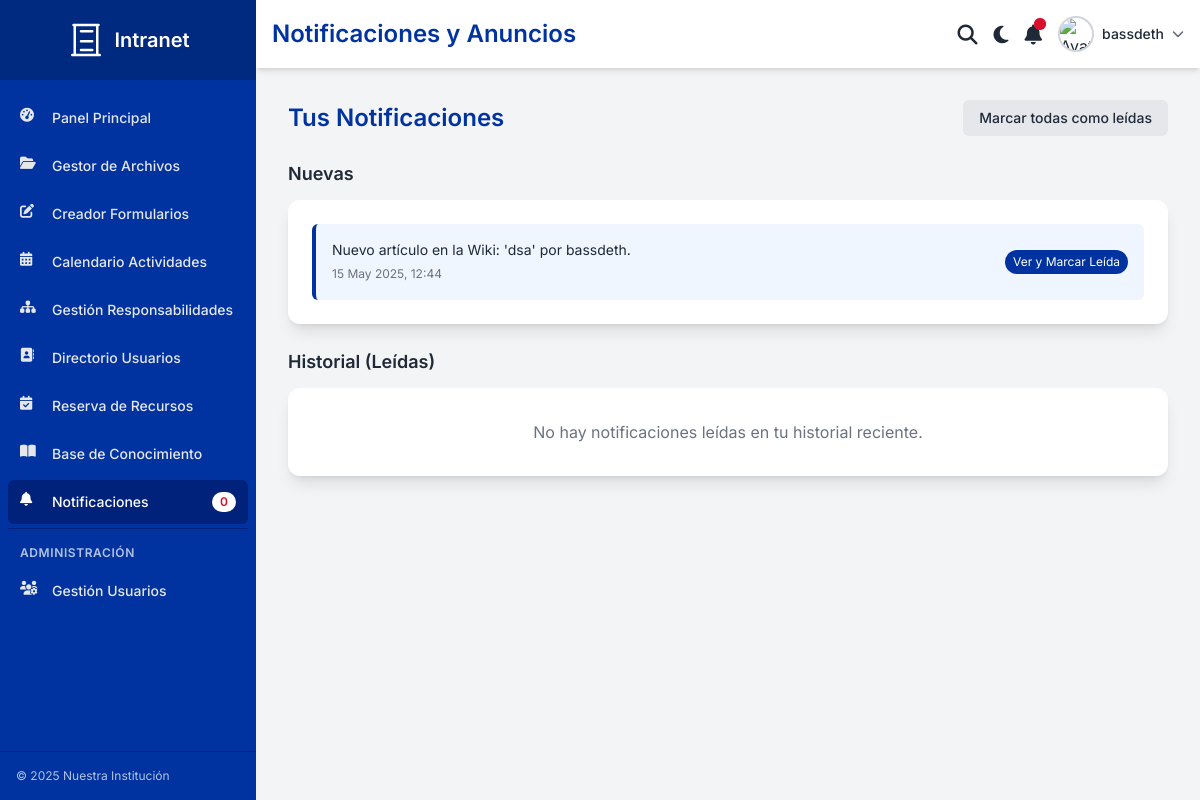
Page /notificaciones/ (signed in) on the committed database.
### intranet_core/models.py (models this page shows, shortened)
class Notificacion(models.Model):
    destinatario = models.ForeignKey(settings.AUTH_USER_MODEL, on_delete=models.CASCADE, related_name='notificaciones')
    mensaje = models.TextField()
    leida = models.BooleanField(default=False)
    fecha_creacion = models.DateTimeField(auto_now_add=True)
    url_destino = models.URLField(blank=True, null=True, help_text="URL opcional a la que se dirigirá al hacer clic.")
    class Meta:
        ordering = ['-fecha_creacion']
        verbose_name = "Notificación"
        verbose_name_plural = "Notificaciones"

### intranet_core/views.py (the view)
# urls.py: path('notificaciones/', views.notificaciones_page_view, name='notificaciones_page'),
@login_required
def notificaciones_page_view(request):
    notificaciones_no_leidas = Notificacion.objects.filter(destinatario=request.user, leida=False).order_by('-fecha_creacion')
    notificaciones_leidas = Notificacion.objects.filter(destinatario=request.user, leida=True).order_by('-fecha_creacion')[:20] # Limitar historial
    context = {
        'page_title_for_header': 'Notificaciones y Anuncios',
        'active_nav': 'notificaciones_page',
        'notificaciones_no_leidas': notificaciones_no_leidas,
        'notificaciones_leidas': notificaciones_leidas,
    }
    return render(request, 'intranet_core/notificaciones_page.html', context)

### templates/intranet_core/notificaciones_page.html (shortened to what this page needs)
{% extends "base.html" %}
{% load static %}
{% block page_title_header %}Notificaciones y Anuncios{% endblock %}
{% block content %}
<div class="flex justify-between items-center mb-6">
    <h2 class="text-xl md:text-2xl font-semibold text-main-primary dark:text-blue-400">Tus Notificaciones</h2>
    {% if notificaciones_no_leidas %}
    <form method="POST" action="{% url 'intranet_core:marcar_todas_notificaciones_leidas' %}">
        <button type="submit" class="bg-gray-200 dark:bg-gray-700 hover:bg-gray-300 dark:hover:bg-gray-600 text-default font-medium py-2 px-4 rounded-md text-sm">
            Marcar todas como leídas
        </button>
    </form>
    {% endif %}
</div>
<div class="space-y-6">
    {% if notificaciones_no_leidas %}
    <section>
        <h3 class="text-lg font-semibold text-default dark:text-gray-100 mb-3">Nuevas</h3>
        <div class="bg-card dark:bg-gray-800 p-4 md:p-6 rounded-xl shadow-lg space-y-3">
            {% for notificacion in notificaciones_no_leidas %}
            <div class="p-4 rounded-md bg-blue-50 dark:bg-blue-900/50 border-l-4 border-main-primary dark:border-blue-500 flex justify-between items-center">
                <div>
                    <p class="text-sm text-gray-800 dark:text-gray-200">{{ notificacion.mensaje }}</p>
                    <span class="text-xs text-gray-500 dark:text-gray-400">{{ notificacion.fecha_creacion|date:"d M Y, H:i" }}</span>
                </div>
                <a href="{% url 'intranet_core:marcar_notificacion_leida' notificacion.id %}" class="text-xs bg-main-primary text-white hover:bg-main-primary-dark py-1 px-2 rounded-full whitespace-nowrap">
                    {% if notificacion.url_destino %}Ver y Marcar Leída{% else %}Marcar Leída{% endif %}
                </a>
            </div>
            {% endfor %}
        </div>
    </section>
    {% endif %}
    <section>
        <h3 class="text-lg font-semibold text-default dark:text-gray-100 mb-3">Historial (Leídas)</h3>
        {% if notificaciones_leidas %}
        <div class="bg-card dark:bg-gray-800 p-4 md:p-6 rounded-xl shadow-lg space-y-3">
            {% for notificacion in notificaciones_leidas %}
            <div class="p-4 rounded-md bg-gray-100 dark:bg-gray-700/50 opacity-75">
                <p class="text-sm text-gray-700 dark:text-gray-300">{{ notificacion.mensaje }}</p>
                <span class="text-xs text-gray-500 dark:text-gray-400">{{ notificacion.fecha_creacion|date:"d M Y, H:i" }} - Leída</span>
                 {% if notificacion.url_destino %}
                    <a href="{{ notificacion.url_destino }}" class="text-xs text-main-primary hover:underline ml-2">Ir al enlace</a>
                {% endif %}
            </div>
            {% endfor %}
        </div>
        {% else %}
             <div class="bg-card dark:bg-gray-800 p-6 md:p-8 rounded-xl shadow-lg text-center">
                <p class="text-gray-500 dark:text-gray-400">No hay notificaciones leídas en tu historial reciente.</p>
            </div>
        {% endif %}
    </section>
</div>
{% endblock %}

### templates/base.html (shortened to what this page needs)
{% load static %}
<!DOCTYPE html>
<html lang="es">
<head>
    <script src="https://cdn.tailwindcss.com"></script>
    <link rel="stylesheet" href="https://cdnjs.cloudflare.com/ajax/libs/font-awesome/6.5.1/css/all.min.css">
    <link rel="stylesheet" href="{% static 'css/intranet_styles.css' %}">
</head>
<body class="bg-gray-100">
    <div class="flex h-screen">
        <aside id="sidebar" class="w-64 bg-sidebar text-sidebar flex-col print-hidden transition-transform duration-300 ease-in-out transform -translate-x-full md:translate-x-0 md:flex">
            <div class="h-20 flex items-center justify-center bg-sidebar-header">
                <span class="ml-2 text-xl font-semibold text-main-white">Intranet</span>
            </div>
            <nav class="flex-1 px-2 py-4 space-y-1 overflow-y-auto">
                <a href="{% url 'intranet_core:dashboard' %}" class="nav-link flex items-center px-3 py-3 text-sm font-medium rounded-md transition-colors duration-150 {% if active_nav == 'dashboard' %}bg-main-primary-dark text-white{% else %}text-gray-200 hover:bg-main-primary-dark hover:text-white{% endif %}"><i class="fas fa-tachometer-alt w-5 h-5 mr-3"></i> Panel Principal</a>
                <a href="{% url 'intranet_core:carga_archivos' %}" class="nav-link flex items-center px-3 py-3 text-sm font-medium rounded-md transition-colors duration-150 {% if active_nav == 'carga_archivos' %}bg-main-primary-dark text-white{% else %}text-gray-200 hover:bg-main-primary-dark hover:text-white{% endif %}"><i class="fas fa-folder-open w-5 h-5 mr-3"></i> Gestor de Archivos</a>
                <a href="{% url 'intranet_core:formularios' %}" class="nav-link flex items-center px-3 py-3 text-sm font-medium rounded-md transition-colors duration-150 {% if active_nav == 'formularios' %}bg-main-primary-dark text-white{% else %}text-gray-200 hover:bg-main-primary-dark hover:text-white{% endif %}"><i class="fas fa-edit w-5 h-5 mr-3"></i> Creador Formularios</a>
                <a href="{% url 'intranet_core:calendario' %}" class="nav-link flex items-center px-3 py-3 text-sm font-medium rounded-md transition-colors duration-150 {% if active_nav == 'calendario' %}bg-main-primary-dark text-white{% else %}text-gray-200 hover:bg-main-primary-dark hover:text-white{% endif %}"><i class="fas fa-calendar-alt w-5 h-5 mr-3"></i> Calendario Actividades</a>
                <a href="{% url 'intranet_core:responsabilidades' %}" class="nav-link flex items-center px-3 py-3 text-sm font-medium rounded-md transition-colors duration-150 {% if active_nav == 'responsabilidades' %}bg-main-primary-dark text-white{% else %}text-gray-200 hover:bg-main-primary-dark hover:text-white{% endif %}"><i class="fas fa-sitemap w-5 h-5 mr-3"></i> Gestión Responsabilidades</a>
                <a href="{% url 'intranet_core:directorio' %}" class="nav-link flex items-center px-3 py-3 text-sm font-medium rounded-md transition-colors duration-150 {% if active_nav == 'directorio' %}bg-main-primary-dark text-white{% else %}text-gray-200 hover:bg-main-primary-dark hover:text-white{% endif %}"><i class="fas fa-address-book w-5 h-5 mr-3"></i> Directorio Usuarios</a>
                <a href="{% url 'intranet_core:reservas' %}" class="nav-link flex items-center px-3 py-3 text-sm font-medium rounded-md transition-colors duration-150 {% if active_nav == 'reservas' %}bg-main-primary-dark text-white{% else %}text-gray-200 hover:bg-main-primary-dark hover:text-white{% endif %}"><i class="fas fa-calendar-check w-5 h-5 mr-3"></i> Reserva de Recursos</a>
                <a href="{% url 'intranet_core:wiki' %}" class="nav-link flex items-center px-3 py-3 text-sm font-medium rounded-md transition-colors duration-150 {% if active_nav == 'wiki' %}bg-main-primary-dark text-white{% else %}text-gray-200 hover:bg-main-primary-dark hover:text-white{% endif %}"><i class="fas fa-book-open w-5 h-5 mr-3"></i> Base de Conocimiento</a>
                <a href="{% url 'intranet_core:notificaciones_page' %}" class="nav-link flex items-center px-3 py-3 text-sm font-medium rounded-md transition-colors duration-150 {% if active_nav == 'notificaciones_page' %}bg-main-primary-dark text-white{% else %}text-gray-200 hover:bg-main-primary-dark hover:text-white{% endif %}">
                    <i class="fas fa-bell w-5 h-5 mr-3"></i> Notificaciones
                    <span class="ml-auto inline-block py-0.5 px-2 text-xs font-semibold text-main-secondary bg-main-white rounded-full">{{ notification_count|default:0 }}</span>
                </a>
                <div class="pt-4 mt-4 border-t" style="border-color: var(--main-primary-dark-bg);">
                    <h6 class="px-3 mb-2 text-xs font-semibold uppercase tracking-wider" style="color: var(--main-white-text); opacity:0.7;">Administración</h6>
                    <a href="{% url 'intranet_core:usuarios_gestion' %}" class="nav-link flex items-center px-3 py-3 text-sm font-medium rounded-md transition-colors duration-150 {% if active_nav == 'usuarios_gestion' %}bg-main-primary-dark text-white{% else %}text-gray-200 hover:bg-main-primary-dark hover:text-white{% endif %}"><i class="fas fa-users-cog w-5 h-5 mr-3"></i> Gestión Usuarios</a>
                </div>
            </nav>
            <div class="p-4 border-t mt-auto" style="border-color: var(--main-primary-dark-bg);"><p class="text-xs" style="color: var(--main-white-text); opacity:0.7;">&copy; <span id="currentYear"></span> Nuestra Institución</p></div>
        </aside>
        <div class="flex-1 flex flex-col overflow-hidden">
            <header class="bg-header shadow-md p-4 flex justify-between items-center print-hidden">
                <div class="flex items-center">
                    <h1 id="main-title" class="text-2xl font-semibold text-header-title ml-2 md:ml-0">{% block page_title_header %}{{ page_title_for_header|default:"Panel Principal" }}{% endblock %}</h1>
                </div>
                <div class="flex items-center space-x-3 md:space-x-4">
                    <button id="search-button" class="text-default hover:text-main-primary focus:outline-none"> <i class="fas fa-search fa-lg"></i> </button>
                    <button id="theme-toggle" class="text-default hover:text-main-primary focus:outline-none"><i class="fas fa-moon fa-lg"></i></button>
                    <div class="relative">
                        <button id="notifications-button" class="text-default hover:text-main-primary focus:outline-none">
                            <i class="fas fa-bell fa-lg"></i>
                            <span class="absolute -top-1 -right-1 flex h-3 w-3">
                                <span class="relative inline-flex rounded-full h-3 w-3 bg-main-secondary"></span>
                            </span>
                        </button>
                    </div>
                    <div class="relative">
                        <button id="user-menu-button" class="flex items-center space-x-2 focus:outline-none">
                            <img src="{% static 'images/default_avatar.png' %}" alt="Avatar Usuario" class="w-9 h-9 rounded-full border-2 border-gray-300 hover:border-main-primary transition-colors">
                            <span class="text-sm font-medium text-default hidden md:block">{% if user.is_authenticated %}{{ user.get_full_name|default:user.username }}{% else %}Invitado{% endif %}</span>
                            <i class="fas fa-chevron-down text-xs text-default opacity-70"></i>
                        </button>
                    </div>
                </div>
            </header>
            <main class="flex-1 overflow-x-hidden overflow-y-auto p-4 md:p-6 lg:p-8">
                {% block content %}{% endblock %}
            </main>
        </div>
    </div>
</body>
</html>

### static/css/intranet_styles.css (style rules this page uses)
body { font-family: 'Inter', sans-serif; transition: background-color 0.3s, color 0.3s; }
:root { --main-primary-bg: #0033A0; --main-primary-text: #0033A0; --main-primary-border: #0033A0; --main-primary-dark-bg: #00227A; --main-secondary-bg: #D90F2C; --main-secondary-text: #D90F2C; --main-secondary-border: #D90F2C; --main-secondary-dark-bg: #B00C24; --main-white-text: #FFFFFF; --main-white-bg: #FFFFFF; --text-color: #1f2937; --bg-color: #f9fafb; --card-bg-color: #FFFFFF; --sidebar-bg-color: var(--main-primary-bg); --sidebar-text-color: var(--main-white-text); --sidebar-header-bg-color: #002a80; --header-bg-color: var(--main-white-bg); --header-text-color: var(--main-primary-text); }
body { background-color: var(--bg-color); color: var(--text-color); }
.bg-card { background-color: var(--card-bg-color); }
.text-default { color: var(--text-color); }
.bg-sidebar { background-color: var(--sidebar-bg-color); }
.text-sidebar { color: var(--sidebar-text-color); }
.bg-sidebar-header { background-color: var(--sidebar-header-bg-color); }
.bg-header { background-color: var(--header-bg-color); }
.text-header-title { color: var(--header-text-color); }
.bg-main-primary { background-color: var(--main-primary-bg); }
.text-main-primary { color: var(--main-primary-text); }
.border-main-primary { border-color: var(--main-primary-border); }
.bg-main-primary-dark { background-color: var(--main-primary-dark-bg); }
.bg-main-secondary { background-color: var(--main-secondary-bg); }
.text-main-secondary { color: var(--main-secondary-text); }
.text-main-white { color: var(--main-white-text); }
.bg-main-white { background-color: var(--main-white-bg); }

### rows in the picture
Notificacion: mensaje "Nuevo artículo en la Wiki: 'dsa' por bassdeth.", fecha_creacion "15 May 2025, 12:44", url_destino "Ver y Marcar Leída"

### other values in the picture
{{ notification_count|default:0 }} "0"
{{ user.get_full_name|default:user.username }} "bassdeth"
